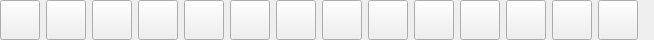
<?xml version="1.0" encoding="UTF-8"?>
<ui version="4.0">
 <class>VideoBar</class>
 <widget class="QWidget" name="VideoBar">
  <property name="geometry">
   <rect>
    <x>0</x>
    <y>0</y>
    <width>654</width>
    <height>40</height>
   </rect>
  </property>
  <property name="windowTitle">
   <string>Dialog</string>
  </property>
  <layout class="QGridLayout" name="gridLayout">
   <property name="leftMargin">
    <number>0</number>
   </property>
   <property name="topMargin">
    <number>0</number>
   </property>
   <property name="rightMargin">
    <number>10</number>
   </property>
   <property name="bottomMargin">
    <number>0</number>
   </property>
   <item row="0" column="0">
    <widget class="QWidget" name="widget_background" native="true">
     <layout class="QHBoxLayout" name="horizontalLayout">
      <property name="leftMargin">
       <number>0</number>
      </property>
      <property name="topMargin">
       <number>0</number>
      </property>
      <property name="rightMargin">
       <number>0</number>
      </property>
      <property name="bottomMargin">
       <number>0</number>
      </property>
      <item>
       <widget class="MyToolButton" name="toolButton_record">
        <property name="sizePolicy">
         <sizepolicy hsizetype="Expanding" vsizetype="Expanding">
          <horstretch>0</horstretch>
          <verstretch>0</verstretch>
         </sizepolicy>
        </property>
        <property name="text">
         <string/>
        </property>
        <property name="icon">
         <iconset resource="../resource/resource.qrc">
          <normaloff>:/videobar/videobar/recordOff.png</normaloff>:/videobar/videobar/recordOff.png</iconset>
        </property>
        <property name="iconSize">
         <size>
          <width>32</width>
          <height>32</height>
         </size>
        </property>
        <property name="checkable">
         <bool>true</bool>
        </property>
       </widget>
      </item>
      <item>
       <widget class="MyToolButton" name="toolButton_screenshot">
        <property name="sizePolicy">
         <sizepolicy hsizetype="Expanding" vsizetype="Expanding">
          <horstretch>0</horstretch>
          <verstretch>0</verstretch>
         </sizepolicy>
        </property>
        <property name="text">
         <string/>
        </property>
        <property name="icon">
         <iconset resource="../resource/resource.qrc">
          <normaloff>:/videobar/videobar/snapshot.png</normaloff>:/videobar/videobar/snapshot.png</iconset>
        </property>
        <property name="iconSize">
         <size>
          <width>32</width>
          <height>32</height>
         </size>
        </property>
       </widget>
      </item>
      <item>
       <widget class="MyToolButton" name="toolButton_playback">
        <property name="sizePolicy">
         <sizepolicy hsizetype="Expanding" vsizetype="Expanding">
          <horstretch>0</horstretch>
          <verstretch>0</verstretch>
         </sizepolicy>
        </property>
        <property name="text">
         <string/>
        </property>
        <property name="icon">
         <iconset resource="../resource/resource.qrc">
          <normaloff>:/videobar/videobar/liveplayback.png</normaloff>:/videobar/videobar/liveplayback.png</iconset>
        </property>
        <property name="iconSize">
         <size>
          <width>32</width>
          <height>32</height>
         </size>
        </property>
       </widget>
      </item>
      <item>
       <widget class="MyToolButton" name="toolButtonStream">
        <property name="sizePolicy">
         <sizepolicy hsizetype="Expanding" vsizetype="Expanding">
          <horstretch>0</horstretch>
          <verstretch>0</verstretch>
         </sizepolicy>
        </property>
        <property name="text">
         <string/>
        </property>
        <property name="icon">
         <iconset resource="../resource/resource.qrc">
          <normaloff>:/videobar/videobar/mainStream.png</normaloff>:/videobar/videobar/mainStream.png</iconset>
        </property>
        <property name="iconSize">
         <size>
          <width>32</width>
          <height>32</height>
         </size>
        </property>
       </widget>
      </item>
      <item>
       <widget class="MyToolButton" name="toolButton_zoom">
        <property name="sizePolicy">
         <sizepolicy hsizetype="Expanding" vsizetype="Expanding">
          <horstretch>0</horstretch>
          <verstretch>0</verstretch>
         </sizepolicy>
        </property>
        <property name="text">
         <string/>
        </property>
        <property name="icon">
         <iconset resource="../resource/resource.qrc">
          <normaloff>:/videobar/videobar/zoom.png</normaloff>:/videobar/videobar/zoom.png</iconset>
        </property>
        <property name="iconSize">
         <size>
          <width>32</width>
          <height>32</height>
         </size>
        </property>
       </widget>
      </item>
      <item>
       <widget class="MyToolButton" name="toolButton_ratio">
        <property name="sizePolicy">
         <sizepolicy hsizetype="Expanding" vsizetype="Expanding">
          <horstretch>0</horstretch>
          <verstretch>0</verstretch>
         </sizepolicy>
        </property>
        <property name="text">
         <string/>
        </property>
        <property name="icon">
         <iconset resource="../resource/resource.qrc">
          <normaloff>:/videobar/videobar/imageconfigctl.png</normaloff>:/videobar/videobar/imageconfigctl.png</iconset>
        </property>
        <property name="iconSize">
         <size>
          <width>32</width>
          <height>32</height>
         </size>
        </property>
       </widget>
      </item>
      <item>
       <widget class="MyToolButton" name="toolButton_audio">
        <property name="sizePolicy">
         <sizepolicy hsizetype="Expanding" vsizetype="Expanding">
          <horstretch>0</horstretch>
          <verstretch>0</verstretch>
         </sizepolicy>
        </property>
        <property name="text">
         <string/>
        </property>
        <property name="icon">
         <iconset resource="../resource/resource.qrc">
          <normaloff>:/videobar/videobar/audioOff.png</normaloff>:/videobar/videobar/audioOff.png</iconset>
        </property>
        <property name="iconSize">
         <size>
          <width>32</width>
          <height>32</height>
         </size>
        </property>
       </widget>
      </item>
      <item>
       <widget class="MyToolButton" name="toolButton_talkback">
        <property name="sizePolicy">
         <sizepolicy hsizetype="Expanding" vsizetype="Expanding">
          <horstretch>0</horstretch>
          <verstretch>0</verstretch>
         </sizepolicy>
        </property>
        <property name="text">
         <string/>
        </property>
        <property name="icon">
         <iconset resource="../resource/resource.qrc">
          <normaloff>:/liveview/liveview/talkback_off.png</normaloff>:/liveview/liveview/talkback_off.png</iconset>
        </property>
        <property name="iconSize">
         <size>
          <width>32</width>
          <height>32</height>
         </size>
        </property>
       </widget>
      </item>
      <item>
       <widget class="MyToolButton" name="toolButtonOptimal">
        <property name="sizePolicy">
         <sizepolicy hsizetype="Expanding" vsizetype="Expanding">
          <horstretch>0</horstretch>
          <verstretch>0</verstretch>
         </sizepolicy>
        </property>
        <property name="text">
         <string/>
        </property>
        <property name="icon">
         <iconset resource="../resource/resource.qrc">
          <normaloff>:/videobar/videobar/optimal.png</normaloff>:/videobar/videobar/optimal.png</iconset>
        </property>
        <property name="iconSize">
         <size>
          <width>32</width>
          <height>32</height>
         </size>
        </property>
       </widget>
      </item>
      <item>
       <widget class="MyToolButton" name="toolButton_fisheye">
        <property name="sizePolicy">
         <sizepolicy hsizetype="Expanding" vsizetype="Expanding">
          <horstretch>0</horstretch>
          <verstretch>0</verstretch>
         </sizepolicy>
        </property>
        <property name="text">
         <string/>
        </property>
        <property name="icon">
         <iconset resource="../resource/resource.qrc">
          <normaloff>:/videobar/videobar/fisheye.png</normaloff>:/videobar/videobar/fisheye.png</iconset>
        </property>
        <property name="iconSize">
         <size>
          <width>32</width>
          <height>32</height>
         </size>
        </property>
       </widget>
      </item>
      <item>
       <widget class="MyToolButton" name="toolButton_image">
        <property name="sizePolicy">
         <sizepolicy hsizetype="Expanding" vsizetype="Expanding">
          <horstretch>0</horstretch>
          <verstretch>0</verstretch>
         </sizepolicy>
        </property>
        <property name="text">
         <string/>
        </property>
        <property name="icon">
         <iconset resource="../resource/resource.qrc">
          <normaloff>:/videobar/videobar/image.png</normaloff>:/videobar/videobar/image.png</iconset>
        </property>
        <property name="iconSize">
         <size>
          <width>32</width>
          <height>32</height>
         </size>
        </property>
       </widget>
      </item>
      <item>
       <widget class="MyToolButton" name="toolButton_ptz">
        <property name="sizePolicy">
         <sizepolicy hsizetype="Expanding" vsizetype="Expanding">
          <horstretch>0</horstretch>
          <verstretch>0</verstretch>
         </sizepolicy>
        </property>
        <property name="text">
         <string/>
        </property>
        <property name="icon">
         <iconset resource="../resource/resource.qrc">
          <normaloff>:/videobar/videobar/ptz.png</normaloff>:/videobar/videobar/ptz.png</iconset>
        </property>
        <property name="iconSize">
         <size>
          <width>32</width>
          <height>32</height>
         </size>
        </property>
       </widget>
      </item>
      <item>
       <widget class="MyToolButton" name="toolButtonAlarm">
        <property name="sizePolicy">
         <sizepolicy hsizetype="Expanding" vsizetype="Expanding">
          <horstretch>0</horstretch>
          <verstretch>0</verstretch>
         </sizepolicy>
        </property>
        <property name="text">
         <string/>
        </property>
        <property name="icon">
         <iconset resource="../resource/resource.qrc">
          <normaloff>:/videobar/videobar/alarm.png</normaloff>:/videobar/videobar/alarm.png</iconset>
        </property>
        <property name="iconSize">
         <size>
          <width>32</width>
          <height>32</height>
         </size>
        </property>
       </widget>
      </item>
      <item>
       <widget class="MyToolButton" name="toolButton_close">
        <property name="sizePolicy">
         <sizepolicy hsizetype="Expanding" vsizetype="Expanding">
          <horstretch>0</horstretch>
          <verstretch>0</verstretch>
         </sizepolicy>
        </property>
        <property name="text">
         <string/>
        </property>
        <property name="icon">
         <iconset resource="../resource/resource.qrc">
          <normaloff>:/videobar/videobar/close.png</normaloff>:/videobar/videobar/close.png</iconset>
        </property>
        <property name="iconSize">
         <size>
          <width>32</width>
          <height>32</height>
         </size>
        </property>
       </widget>
      </item>
     </layout>
    </widget>
   </item>
   <item row="0" column="1">
    <spacer name="horizontalSpacer">
     <property name="orientation">
      <enum>Qt::Horizontal</enum>
     </property>
     <property name="sizeHint" stdset="0">
      <size>
       <width>40</width>
       <height>20</height>
      </size>
     </property>
    </spacer>
   </item>
  </layout>
 </widget>
 <customwidgets>
  <customwidget>
   <class>MyToolButton</class>
   <extends>QToolButton</extends>
   <header>mytoolbutton.h</header>
  </customwidget>
 </customwidgets>
 <resources>
  <include location="../resource/resource.qrc"/>
 </resources>
 <connections/>
</ui>
